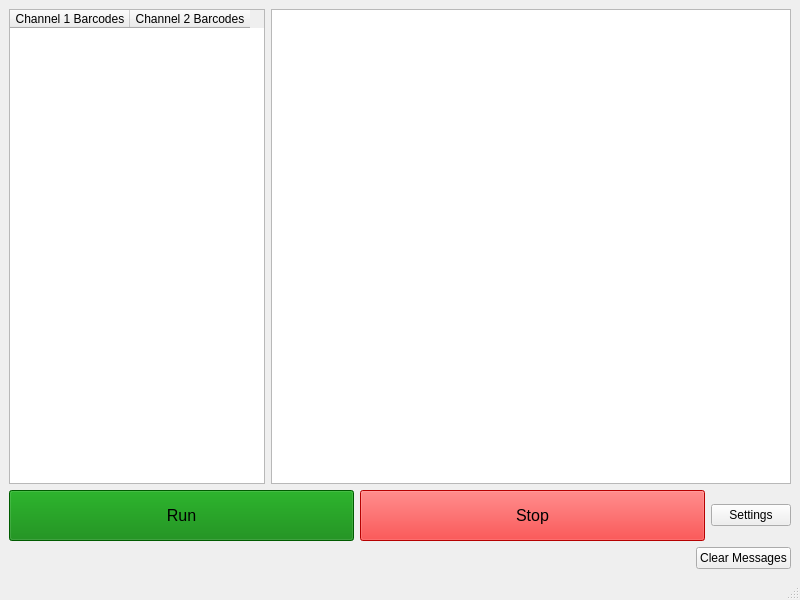
<?xml version="1.0" encoding="UTF-8"?>
<ui version="4.0">
 <class>MainWindow</class>
 <widget class="QMainWindow" name="MainWindow">
  <property name="geometry">
   <rect>
    <x>0</x>
    <y>0</y>
    <width>800</width>
    <height>600</height>
   </rect>
  </property>
  <property name="windowTitle">
   <string>Machine Controller</string>
  </property>
  <widget class="QWidget" name="centralwidget">
   <layout class="QVBoxLayout" name="verticalLayout">
    <item>
     <layout class="QHBoxLayout" name="horizontalLayout">
      <item>
       <widget class="QTableWidget" name="barcodeTable">
        <property name="sizePolicy">
         <sizepolicy hsizetype="Fixed" vsizetype="Expanding">
          <horstretch>0</horstretch>
          <verstretch>0</verstretch>
         </sizepolicy>
        </property>
        <property name="editTriggers">
         <set>QAbstractItemView::NoEditTriggers</set>
        </property>
        <property name="selectionMode">
         <enum>QAbstractItemView::NoSelection</enum>
        </property>
        <attribute name="horizontalHeaderVisible">
         <bool>true</bool>
        </attribute>
        <attribute name="horizontalHeaderCascadingSectionResizes">
         <bool>false</bool>
        </attribute>
        <attribute name="horizontalHeaderDefaultSectionSize">
         <number>120</number>
        </attribute>
        <attribute name="verticalHeaderMinimumSectionSize">
         <number>24</number>
        </attribute>
        <column>
         <property name="text">
          <string>Channel 1 Barcodes</string>
         </property>
        </column>
        <column>
         <property name="text">
          <string>Channel 2 Barcodes</string>
         </property>
        </column>
       </widget>
      </item>
      <item>
       <widget class="QTextEdit" name="messageArea">
        <property name="readOnly">
         <bool>true</bool>
        </property>
       </widget>
      </item>
     </layout>
    </item>
    <item>
     <layout class="QHBoxLayout" name="horizontalLayout_2">
      <item>
       <widget class="QPushButton" name="runButton">
        <property name="sizePolicy">
         <sizepolicy hsizetype="Expanding" vsizetype="Fixed">
          <horstretch>0</horstretch>
          <verstretch>0</verstretch>
         </sizepolicy>
        </property>
        <property name="styleSheet">
         <string notr="true">#runButton {
	background-color: green;
	font-size: 16px;
	padding: 15px;
}

#runButton:hover {
	background-color: lightgreen;
}</string>
        </property>
        <property name="text">
         <string>Run</string>
        </property>
       </widget>
      </item>
      <item>
       <widget class="QPushButton" name="stopButton">
        <property name="sizePolicy">
         <sizepolicy hsizetype="Expanding" vsizetype="Fixed">
          <horstretch>0</horstretch>
          <verstretch>0</verstretch>
         </sizepolicy>
        </property>
        <property name="styleSheet">
         <string notr="true">#stopButton {
	background-color: red;
	font-size: 16px;
	padding: 15px;
}

#stopButton:hover {
	background-color: #ff6666;
}</string>
        </property>
        <property name="text">
         <string>Stop</string>
        </property>
       </widget>
      </item>
      <item>
       <widget class="QPushButton" name="settingsButton">
        <property name="text">
         <string>Settings</string>
        </property>
       </widget>
      </item>
     </layout>
    </item>
    <item>
     <layout class="QHBoxLayout" name="horizontalLayout_3">
      <item>
       <spacer name="horizontalSpacer">
        <property name="orientation">
         <enum>Qt::Horizontal</enum>
        </property>
        <property name="sizeHint" stdset="0">
         <size>
          <width>40</width>
          <height>20</height>
         </size>
        </property>
       </spacer>
      </item>
      <item>
       <widget class="QPushButton" name="clearMessageAreaButton">
        <property name="text">
         <string>Clear Messages</string>
        </property>
       </widget>
      </item>
     </layout>
    </item>
   </layout>
  </widget>
  <widget class="QStatusBar" name="statusbar"/>
  <action name="actionCommunication_Settings">
   <property name="text">
    <string>Communication Settings</string>
   </property>
  </action>
  <action name="actionShow_Diagnostics">
   <property name="text">
    <string>Show Diagnostics</string>
   </property>
  </action>
  <action name="actionTimers_Settings">
   <property name="text">
    <string>Timers Settings</string>
   </property>
  </action>
  <action name="actionAbout">
   <property name="text">
    <string>About</string>
   </property>
  </action>
 </widget>
 <resources/>
 <connections/>
</ui>
